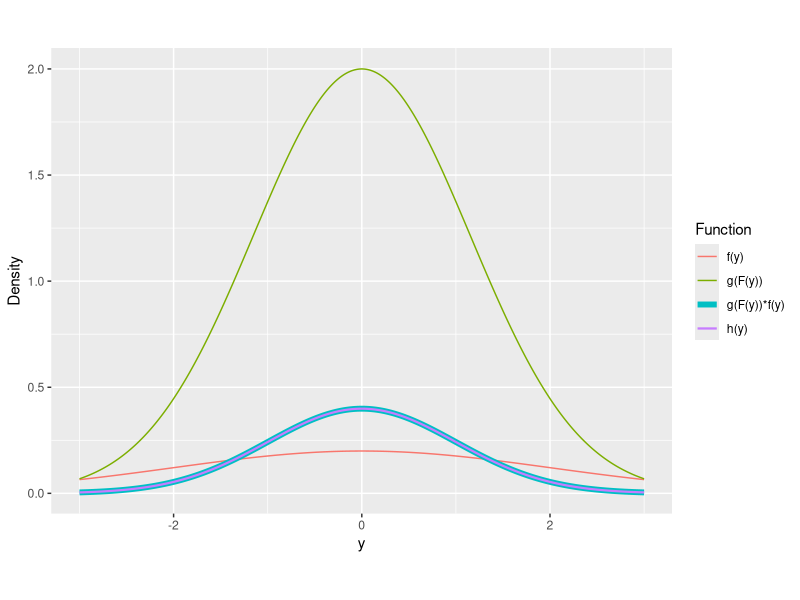
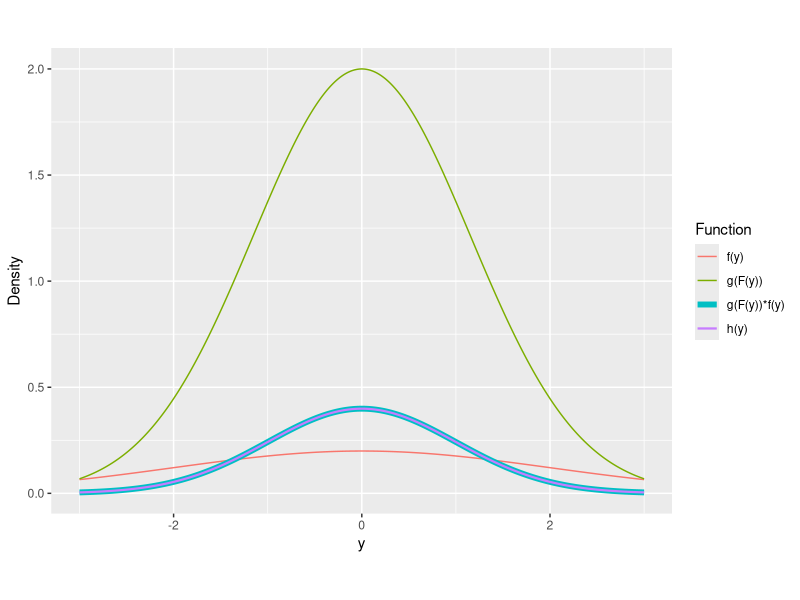

Write the R code that produced these figures, in order.
library(dplyr)
library(ggplot2)

df = tibble(x=seq(-3,3,by=0.01)) %>%
  mutate(h = dnorm(x), f = dnorm(x,mean=0,sd=2), g = h/f) 

ggplot(df) +
  geom_line(aes(x=x,y=f,color="f(y)")) +
  geom_line(aes(x=x,y=g,color="g(F(y))")) +
  geom_line(aes(x=x,y=h,color="g(F(y))*f(y)"),size=2) +
  geom_line(aes(x=x,y=h,color="h(y)"),size=0.75) +
  labs(x="y",y="Density",color="Function") +
  theme(aspect.ratio=0.75)

ggsave("fig2.png",width=8,height=6)
